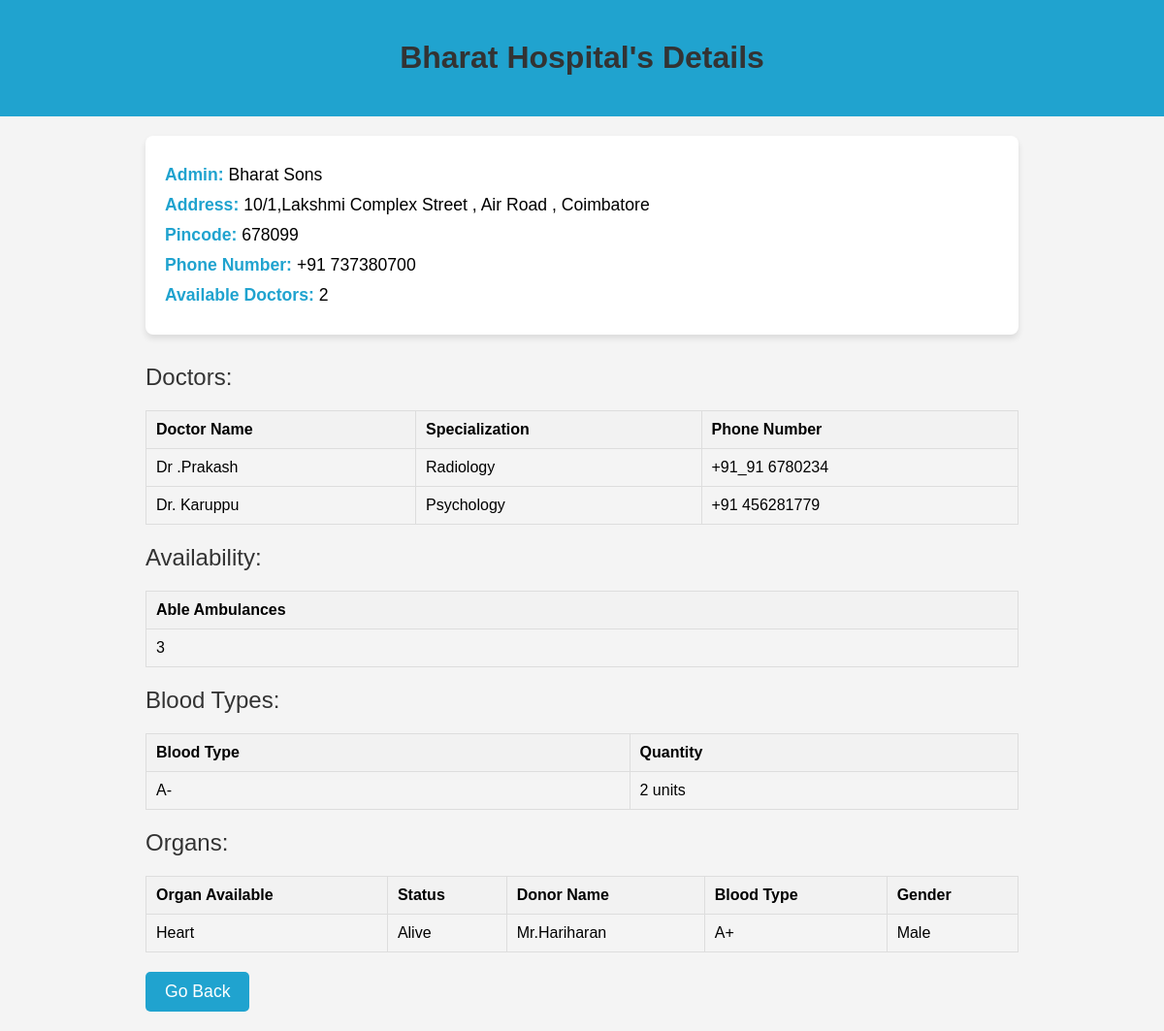
The page /hospitals/Bharat/ on the database its author committed.
### Myapp/models.py (models this page shows, shortened)
class Hospital(models.Model):
    HospitalName = models.CharField(help_text="Hospital Name",null=False,blank=False,unique=True,max_length=50)
    Admin = models.CharField(help_text="Hospital Admin",null=False,blank=False,max_length=50)
    Address = models.TextField(help_text="Hospital Address",null=False,blank=False,unique=False,max_length=100)
    Pincode = models.CharField(max_length=6,validators=[pincode_validator])
    PhoneNumber = models.CharField(help_text="Hospital Number",blank=False,max_length=13)
    AvailableDoctors = models.IntegerField()
    Is_Active = models.BooleanField(default=True)
    blood_types = models.ManyToManyField(Blood, related_name="hospitals")
    cylinders = models.ManyToManyField(Cylinder, related_name="hospitals")
    organs = models.ManyToManyField(Organ,related_name="hospitals")
    class Meta:
        verbose_name_plural = 'Hospital'

class Doctor(models.Model):
    DoctorName =  models.CharField(help_text="Doctor Name",null=False,blank=False,unique=True,max_length=50)
    Doc_PhoneNumber =  models.CharField(help_text="Doctor Number",blank=False,max_length=13)
    hospital = models.ForeignKey(Hospital, on_delete=models.CASCADE,related_name="Doctors")
    Specialization = models.CharField(null=False,blank=False,max_length=40)
    class Meta:
        verbose_name_plural = 'Doctor'

class Availability(models.Model):
    Ambulance_count = models.IntegerField(blank=True, null=True, help_text="Number of Ambulances available")
    hospital = models.ForeignKey(Hospital, related_name="availabilities", on_delete=models.CASCADE)
    class Meta:
        verbose_name_plural = 'Availability'

class Blood(models.Model):
    BLOOD_TYPES = [
        ('A+', 'A+'),
        ('B+', 'B+'),
        ('O+', 'O+'),
        ('AB+', 'AB+'),
        ('A-', 'A-'),
        ('B-', 'B-'),
        ('O-', 'O-'),
        ('AB-', 'AB-'),
    ]
    BloodType = models.CharField(max_length=3, choices=BLOOD_TYPES, default='A+')
    Qantity = models.IntegerField(help_text="Quantity of Blood available") # (Units or Liters)
    class Meta:
        verbose_name_plural = 'Blood'

class Organ(models.Model):
    BLOOD_TYPES = [
        ('A+', 'A+'),
        ('B+', 'B+'),
        ('O+', 'O+'),
        ('AB+', 'AB+'),
        ('A-', 'A-'),
        ('B-', 'B-'),
        ('O-', 'O-'),
        ('AB-', 'AB-'),
    ]
    GENDER = [
        ('Male','Male'),
        ('Female','Female'),
    ]
    STATUS =[
        ('Alive','Alive'),
        ('Dead','Dead'),
    ]
    DonatorName = models.CharField(max_length=50,null=False,blank=False)
    DonarBloodType = models.CharField(max_length=3,choices=BLOOD_TYPES, default='A+')
    Gender = models.CharField(max_length=7,choices=GENDER,default=" ")
    Status = models.CharField(max_length=6,choices=STATUS,default="")
    OrganAvailable = models.CharField(max_length=10,blank=False,default=" ")
    class Meta:
        verbose_name_plural = 'Organ'

### Myapp/views.py (the view)
# urls.py: path('hospitals/<str:hospital_name>/', HospitalDetailView.as_view(), name='hospital_detail'),
class HospitalDetailView(APIView):
    def get(self, request, hospital_name, *args, **kwargs):
        try:
            hospital = Hospital.objects.get(HospitalName=hospital_name)
            doctors = hospital.Doctors.all()
            availability = hospital.availabilities.all()
            blood_types = hospital.blood_types.all()
            organs = hospital.organs.all()
            context = {
                'hospital': hospital,
                'doctors': doctors,
                'availability': availability,
                'blood_types': blood_types,
                'organs': organs,
            }
            return render(request, 'hospital_detail.html', context)
        except Hospital.DoesNotExist:
            return Response({"error": "Hospital not found"}, status=status.HTTP_404_NOT_FOUND)

### Myapp/templates/hospital_detail.html (shortened to what this page needs)
<!DOCTYPE html>
<html lang="en">
<head>
</head>
<body>
    <header>
        <h1>{{ hospital.HospitalName }} Hospital's Details</h1>
    </header>
    <main>
        <div class="hospital-details">
            <p><strong>Admin:</strong> {{ hospital.Admin }}</p>
            <p><strong>Address:</strong> {{ hospital.Address }}</p>
            <p><strong>Pincode:</strong> {{ hospital.Pincode }}</p>
            <p><strong>Phone Number:</strong> {{ hospital.PhoneNumber }}</p>
            <p><strong>Available Doctors:</strong> {{ hospital.AvailableDoctors }}</p>
        </div>
        <div class="section-title">Doctors:</div>
        <table>
            <thead>
                <tr>
                    <th>Doctor Name</th>
                    <th>Specialization</th>
                    <th>Phone Number</th>
                </tr>
            </thead>
            <tbody>
                {% for doctor in doctors %}
                <tr>
                    <td>{{ doctor.DoctorName }}</td>
                    <td>{{ doctor.Specialization }}</td>
                    <td>{{ doctor.Doc_PhoneNumber }}</td>
                </tr>
                {% empty %}
                <tr>
                    <td colspan="3">No doctors available</td>
                </tr>
                {% endfor %}
            </tbody>
        </table>
        <div class="section-title">Availability:</div>
        <table>
            <thead>
                <tr>
                    <th>Able Ambulances</th>
                </tr>
            </thead>
            <tbody>
                {% for avail in availability %}
                <tr>
                    <td>{{ avail.Ambulance_count }}</td>
                </tr>
                {% empty %}
                <tr>
                    <td>No availability information</td>
                </tr>
                {% endfor %}
            </tbody>
        </table>
        <div class="section-title">Blood Types:</div>
        <table>
            <thead>
                <tr>
                    <th>Blood Type</th>
                    <th>Quantity</th>
                </tr>
            </thead>
            <tbody>
                {% for blood in blood_types %}
                <tr>
                    <td>{{ blood.BloodType }}</td>
                    <td>{{ blood.Qantity }} units</td>
                </tr>
                {% empty %}
                <tr>
                    <td colspan="2">No blood information available</td>
                </tr>
                {% endfor %}
            </tbody>
        </table>
        <div class="section-title">Organs:</div>
        <table>
            <thead>
                <tr>
                    <th>Organ Available</th>
                    <th>Status</th>
                    <th>Donor Name</th>
                    <th>Blood Type</th>
                    <th>Gender</th>
                </tr>
            </thead>
            <tbody>
                {% for organ in organs %}
                <tr>
                    <td>{{ organ.OrganAvailable }}</td>
                    <td>{{ organ.Status }}</td>
                    <td>{{ organ.DonatorName }}</td>
                    <td>{{ organ.DonarBloodType }}</td>
                    <td>{{ organ.Gender }}</td>
                </tr>
                {% empty %}
                <tr>
                    <td colspan="5">No organ information available</td>
                </tr>
                {% endfor %}
            </tbody>
        </table>
        <button class="go-back-button" onclick="window.history.back()">Go Back</button>
    </main>
</body>
</html>

### Myapp/templates/hospital_detail.html (style rules this page uses)
body { font-family: 'Arial', sans-serif; background-color: #f4f4f4; margin: 0; padding: 0; }
header { background-color: #20a3cf; color: #fff; padding: 20px; text-align: center; }
main { padding: 20px; margin: 0 auto; max-width: 900px; }
h1 { color: #333; }
.section-title { margin-top: 20px; font-size: 1.5em; color: #333; }
.hospital-details { background-color: #fff; padding: 20px; margin-bottom: 30px; border-radius: 8px; box-shadow: 0 4px 6px rgba(0, 0, 0, 0.1); font-size: 1.1em; }
.hospital-details strong { font-weight: bold; color: #20a3cf; }
.hospital-details p { margin: 10px 0; }
table { width: 100%; border-collapse: collapse; margin-top: 20px; }
table, th, td { border: 1px solid #ddd; }
th, td { padding: 10px; text-align: left; }
th { background-color: #f2f2f2; }
.go-back-button { padding: 10px 20px; background-color: #20a3cf; color: white; border: none; border-radius: 5px; cursor: pointer; font-size: 1.1em; margin-top: 20px; }

### rows shown on the page
Hospital: HospitalName "Bharat", Admin "Bharat Sons", Address "10/1,Lakshmi Complex Street , Air Road , Coimbatore", Pincode "678099", PhoneNumber "+91 737380700", AvailableDoctors "2"
Doctor: DoctorName "Dr .Prakash", Specialization "Radiology", Doc_PhoneNumber "+91_91 6780234"
Doctor: DoctorName "Dr. Karuppu", Specialization "Psychology", Doc_PhoneNumber "+91 456281779"
Availability: Ambulance_count "3"
Blood: BloodType "A-", Qantity "2"
Organ: OrganAvailable "Heart", Status "Alive", DonatorName "Mr.Hariharan", DonarBloodType "A+", Gender "Male"
